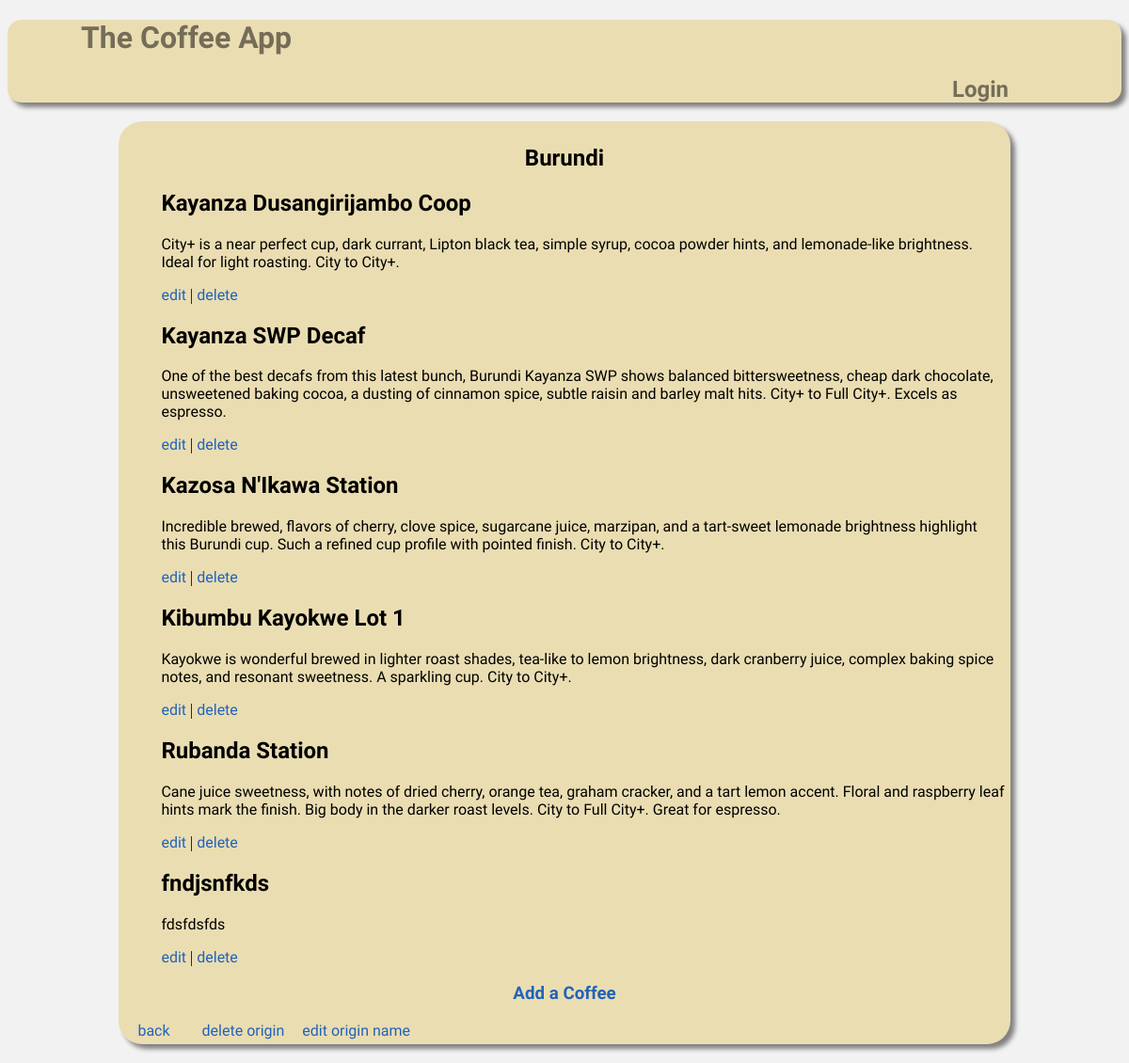
Before: /show-coffees-from/4 with the older database file.
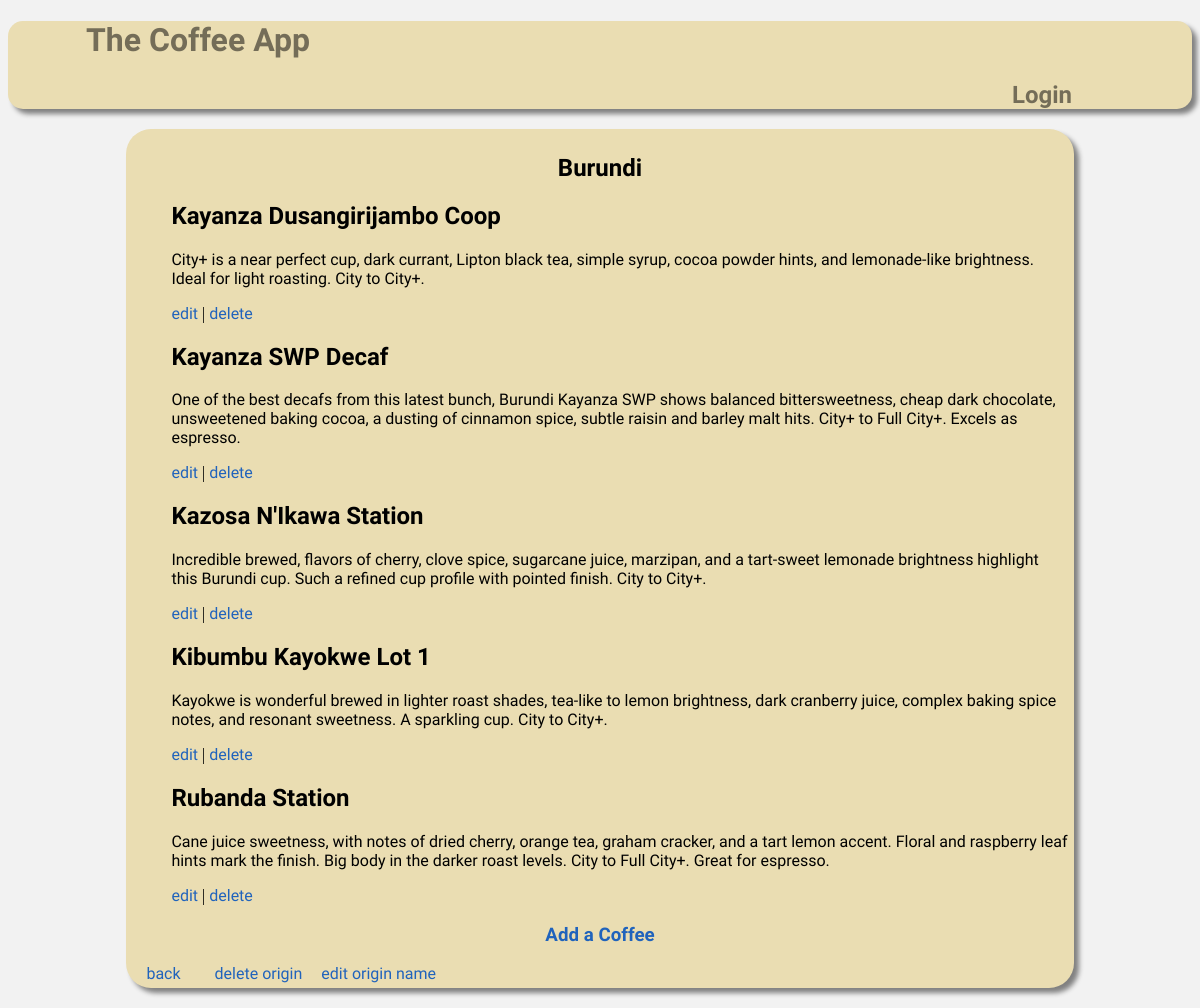
After: the same page with the newer database file.
### database_setup.py (models this page shows, shortened)
class Origin(Base):
    __tablename__ = 'origin'
    id = Column(Integer, primary_key=True)
    name = Column(String(250), nullable=False)

class Coffee(Base):
    __tablename__ = 'coffee'
    id = Column(Integer, primary_key=True)
    name = Column(String(250), nullable=False)
    description = Column(String(250))
    origin_id = Column(Integer, ForeignKey('origin.id'))
    origin = relationship(Origin)

### project.py (the view)
@app.route('/show-coffees-from/<int:origin_id>', methods=['GET', 'POST'])
def showCoffeeFrom(origin_id):
    origin = session.query(Origin).filter_by(id=origin_id).one()
    coffees_query = session.query(Coffee).filter_by(origin_id=origin_id)
    coffees = coffees_query.order_by('name').all()
    if request.method == 'POST':
        pass
    return render_template('show-origin.html', origin=origin, coffees=coffees)

### templates/show-origin.html (shortened to what this page needs)
{% extends "main.html" %}
{% block content %}
<h2 class="sub-header">{{ origin.name }}</h2>
<ul>
  {% for coffee in coffees %}
  <li><h2>{{ coffee.name }}</h2></li>
    <p class="coffee-description">
      {{coffee.description}}
    </p>
  <a href="{{ url_for('editCoffee', coffee_id=coffee.id) }}">edit</a> | <a href="{{url_for('deleteCoffee', coffee_id=coffee.id)}}">delete</a>
  {% endfor %}
</ul>
<a href="{{ url_for('addCoffeeFrom', origin_id=origin.id) }}" class="main-button"><h3>Add a Coffee</h3></a>
<footer class="block">
    <a href="{{ url_for('showHomePage') }}" class="back-button">back</a>
    <a href="{{ url_for('deleteOrigin', origin_id=origin.id) }}" class="button">delete origin</a>
    <a href="{{ url_for('editOriginName', origin_id=origin.id) }}">edit origin name</a>
</footer>
{% endblock %}

### templates/main.html (shortened to what this page needs)
<!DOCTYPE html>
<html>
  <head>
    {% block head %}
    <link rel="stylesheet" href="{{url_for('static', filename='style.css')}}"/>
    {% endblock %}
  </head>
  <body>
    <header>
      <ul class="nav-bar">
        <li class="main-title-heading">
          <a class="logo-link" href="{{url_for('showHomePage')}}"><h1>The Coffee App</h2></a>
        </li>
        <li class="login-button">
          <a href="" class="login-link"><h2>Login</h2></a>
        </li>
      </ul>
    </header>
    <section class="content">
      {% block content %}{% endblock %}
    </section>
  </body>
</html>

### static/style.css (style rules this page uses)
* { box-sizing: border-box; }
header { background-color: #eaddb2; box-shadow: 5px 5px 5px grey; border-radius: 15px; }
.content { margin-left: 10%; margin-right: 10%; background-color: #eaddb2; border-radius: 25px; box-shadow: 5px 5px 5px grey; padding: 5px; margin-top: 20px; margin-bottom: 20px; min-width: 400px; max-width: 95%; }
ul { list-style-type: none; }
header, h1, h2, h4 { font-family: 'Bungee Inline', cursive; }
a, .coffee-description { font-family: 'Comfortaa', cursive; }
.sub-header { text-align: center; }
.main-button { text-align: center; }
.back-button, .button { margin: 15px; position: relative; }
body { background-color: #f2f2f2; }
.login-button { text-align: center; width: 300px; margin-left: auto; margin-bottom: auto; }
.main-title-heading { width: 300px; text-align: center; }
.main-title-heading, .login-button { display: block; border-radius: 25px; position: relative; opacity: 50%; }
.login-link, .logo-link { text-decoration: none; color: black; }
.block { display: inline-block; vertical-align: top; }
a { text-decoration: none; color: #2063bc; }

Changed rows visible on the page:
removed Coffee: name "fndjsnfkds", description "fdsfdsfds"
